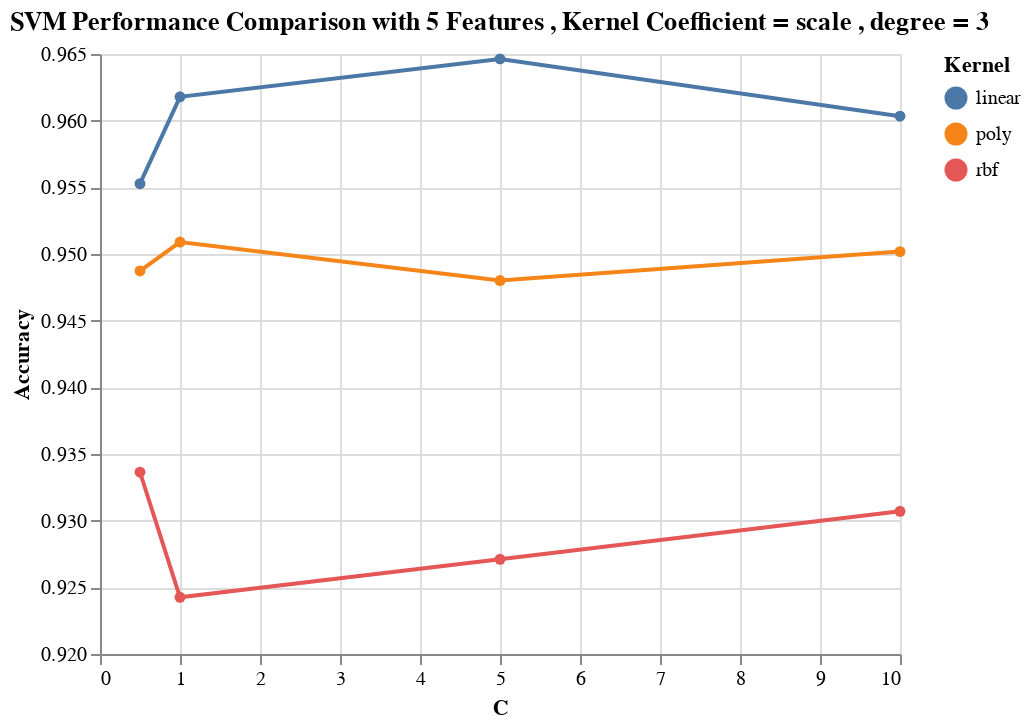

Write notebook code for a chart like this one.
### Markdown cell above
**Visualizing the results of the grid search corresponding to 5 selected features , Kernel Coefficient set to scale and Degree of the polynomial kernel function equal to 3.**

### Code cell
results_SVM_features = results_SVM[(results_SVM['rfi_fs__n_features_'] == 5)  
                                   & (results_SVM['svm__gamma'] == 'scale') & (results_SVM['svm__degree'] == 3)] 
alt.Chart(results_SVM_features,title='SVM Performance Comparison with 5 Features , Kernel Coefficient = scale , degree = 3 ').mark_line(point=True).encode(
    alt.X('svm__C', title=' C '),
    alt.Y('mean_score', title='Accuracy', scale=alt.Scale(zero=False)),
    alt.Color('svm__kernel:N', title='Kernel'))

### Figure 1 — Vega-Lite specification as saved in the notebook (floating-point values rounded to 4 significant figures)
{"config": {"view": {"continuousWidth": 400, "continuousHeight": 300}}, "data": {"name": "data-11b811f6448f39d1e59a75314ace8eb5"}, "mark": {"type": "line", "point": true}, "encoding": {"color": {"type": "nominal", "field": "svm__kernel", "title": "Kernel"}, "x": {"type": "quantitative", "field": "svm__C", "title": " C "}, "y": {"type": "quantitative", "field": "mean_score", "scale": {"zero": false}, "title": "Accuracy"}}, "title": "SVM Performance Comparison with 5 Features , Kernel Coefficient = scale , degree = 3 ", "$schema": "https://vega.github.io/schema/vega-lite/v4.8.1.json", "datasets": {"data-11b811f6448f39d1e59a75314ace8eb5": [{"mean_score": 0.9646, "std_score": 0.012, "max_score": 0.982, "min_score": 0.9491, "rfi_fs__n_features_": 5, "svm__C": 5, "svm__degree": 3, "svm__gamma": "scale", "svm__kernel": "linear"}, {"mean_score": 0.9618, "std_score": 0.009445, "max_score": 0.9746, "min_score": 0.9462, "rfi_fs__n_features_": 5, "svm__C": 1, "svm__degree": 3, "svm__gamma": "scale", "svm__kernel": "linear"}, {"mean_score": 0.9603, "std_score": 0.01084, "max_score": 0.9748, "min_score": 0.9427, "rfi_fs__n_features_": 5, "svm__C": 10, "svm__degree": 3, "svm__gamma": "scale", "svm__kernel": "linear"}, {"mean_score": 0.9553, "std_score": 0.01409, "max_score": 0.9712, "min_score": 0.9319, "rfi_fs__n_features_": 5, "svm__C": 0.5, "svm__degree": 3, "svm__gamma": "scale", "svm__kernel": "linear"}, {"mean_score": 0.9509, "std_score": 0.01036, "max_score": 0.9604, "min_score": 0.9309, "rfi_fs__n_features_": 5, "svm__C": 1, "svm__degree": 3, "svm__gamma": "scale", "svm__kernel": "poly"}, {"mean_score": 0.9502, "std_score": 0.00996, "max_score": 0.964, "min_score": 0.9418, "rfi_fs__n_features_": 5, "svm__C": 10, "svm__degree": 3, "svm__gamma": "scale", "svm__kernel": "poly"}, {"mean_score": 0.9487, "std_score": 0.01238, "max_score": 0.964, "min_score": 0.9273, "rfi_fs__n_features_": 5, "svm__C": 0.5, "svm__degree": 3, "svm__gamma": "scale", "svm__kernel": "poly"}, {"mean_score": 0.948, "std_score": 0.01176, "max_score": 0.9676, "min_score": 0.9345, "rfi_fs__n_features_": 5, "svm__C": 5, "svm__degree": 3, "svm__gamma": "scale", "svm__kernel": "poly"}, {"mean_score": 0.9336, "std_score": 0.01652, "max_score": 0.9565, "min_score": 0.914, "rfi_fs__n_features_": 5, "svm__C": 0.5, "svm__degree": 3, "svm__gamma": "scale", "svm__kernel": "rbf"}, {"mean_score": 0.9307, "std_score": 0.01346, "max_score": 0.9457, "min_score": 0.9055, "rfi_fs__n_features_": 5, "svm__C": 10, "svm__degree": 3, "svm__gamma": "scale", "svm__kernel": "rbf"}, {"mean_score": 0.9271, "std_score": 0.01165, "max_score": 0.9391, "min_score": 0.9127, "rfi_fs__n_features_": 5, "svm__C": 5, "svm__degree": 3, "svm__gamma": "scale", "svm__kernel": "rbf"}, {"mean_score": 0.9243, "std_score": 0.005896, "max_score": 0.9348, "min_score": 0.9176, "rfi_fs__n_features_": 5, "svm__C": 1, "svm__degree": 3, "svm__gamma": "scale", "svm__kernel": "rbf"}]}}
